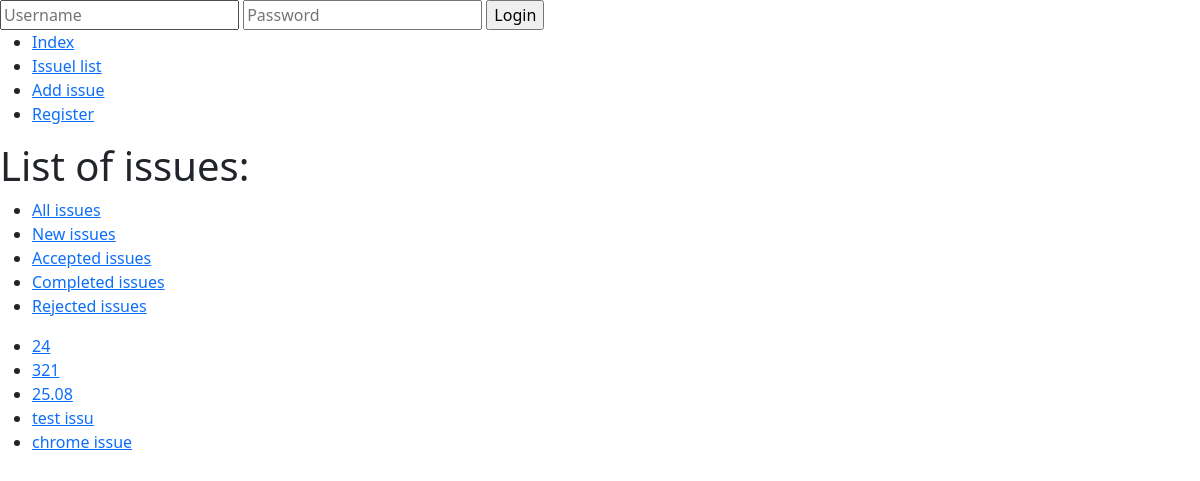
Page /issue_page on the committed database.
### fix/models.py (models this page shows, shortened)
class Issue(models.Model):
    author = models.ForeignKey(User, on_delete=models.RESTRICT, related_name="applications")
    executor = models.ForeignKey(User, on_delete=models.RESTRICT, related_name="jobs", blank=True, null=True)
    title = models.CharField(max_length=128)
    description = models.CharField(max_length=1024)
    response = models.CharField(max_length=1024, blank=True, null=True)
    date_created = models.DateTimeField(auto_now_add=True)
    status = models.CharField(max_length=1, choices=STATUS)
    image_before = models.ImageField(upload_to="images")
    image_after = models.ImageField(upload_to="images", blank=True, null=True)
    latitude = models.FloatField()
    longitude = models.FloatField()

### fix/views.py (the view)
# urls.py: path('issue_page', views.issues_list, name="issues_list"),
def issues_list(request):
    status = request.GET.get('status')
    if status == 'N':
        issues = Issue.objects.filter(status=status)
        data = [issue.serialize() for issue in issues]
        return JsonResponse(data, safe=False)
    elif status == 'A':
        issues = Issue.objects.filter(status=status)
        data = [issue.serialize() for issue in issues]
        return JsonResponse(data, safe=False)
    elif status == 'C':
        issues = Issue.objects.filter(status=status)
        data = [issue.serialize() for issue in issues]
        return JsonResponse(data, safe=False)
    elif status == 'R':
        issues = Issue.objects.filter(status=status)
        data = [issue.serialize() for issue in issues]
        return JsonResponse(data, safe=False)
    else:
        issues = Issue.objects.all()
        return render(request, "fix/issues_list.html", {
            "issues": issues,
        })

### fix/templates/fix/issues_list.html (shortened to what this page needs)
{% extends "fix/layout.html" %}
{% load static %}
{% block body %}
    <h1>List of issues:</h1>
    <ul>
        <li><a href="" data-status=""class="issues_link">All issues</a></li>
        <li><a href="" data-status="N" class="issues_link">New issues</a></li>
        <li><a href="" data-status="A" class="issues_link">Accepted issues</a></li>
        <li><a href="" data-status="C" class="issues_link">Completed issues</a></li>
        <li><a href="" data-status="R" class="issues_link">Rejected issues</a></li>
    </ul>
    <ul id="list">
        {% for issue in issues %}
            <li><a href="{% url 'issue_page' issue.id %}">{{ issue.title }}</a></li>
        {% endfor %}
    </ul>
{% endblock %}

### rows in the picture
Issue: title "24"
Issue: title "321"
Issue: title "25.08"
Issue: title "test issu"
Issue: title "chrome issue"
